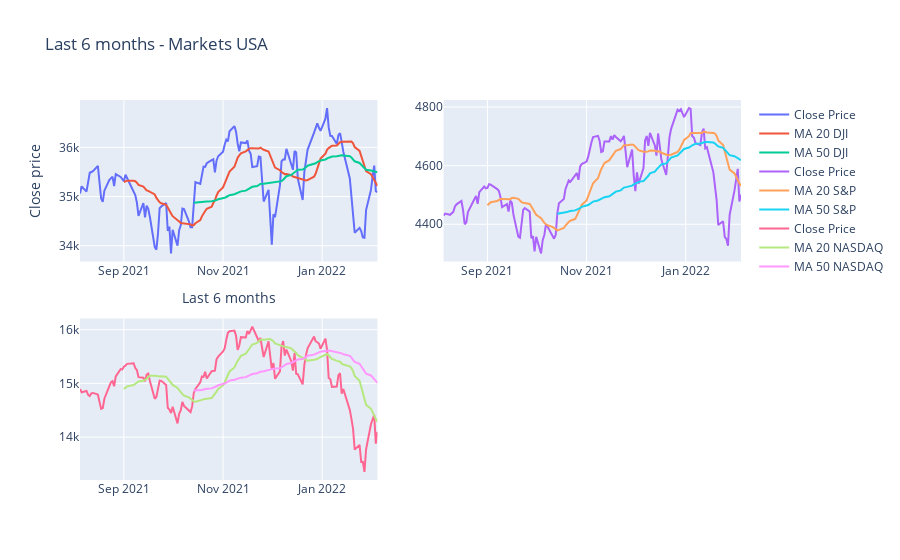

The cell this chart's notebook holds for it:
### Code cell
fig = make_subplots(rows=2, cols=2)

fig.add_trace(go.Scatter(x=data_mercados.index, y=data_mercados.Close['^DJI'], name='Close Price'), row=1, col=1)
fig.add_trace(go.Scatter(x=data_mercados.index, y=data_mercados['MA_20_DJ'], name='MA 20 DJI'),row=1, col=1)
fig.add_trace(go.Scatter(x=data_mercados.index, y=data_mercados['MA_50_DJ'], name='MA 50 DJI'),row=1, col=1)

fig.add_trace(go.Scatter(x=data_mercados.index, y=data_mercados.Close['^GSPC'], name='Close Price'), row=1, col=2)
fig.add_trace(go.Scatter(x=data_mercados.index, y=data_mercados['MA_20_S&P'], name='MA 20 S&P'),row=1, col=2)
fig.add_trace(go.Scatter(x=data_mercados.index, y=data_mercados['MA_50_S&P'], name='MA 50 S&P'), row=1, col=2)

fig.add_trace(go.Scatter(x=data_mercados.index, y=data_mercados.Close['^IXIC'], name='Close Price'), row=2, col=1)
fig.add_trace(go.Scatter(x=data_mercados.index, y=data_mercados['MA_20_NASDAQ'], name='MA 20 NASDAQ'),row=2, col=1)
fig.add_trace(go.Scatter(x=data_mercados.index, y=data_mercados['MA_50_NASDAQ'], name='MA 50 NASDAQ'), row=2, col=1)

fig.update_layout(title='Last 6 months - Markets USA')
fig.update_layout(xaxis_title='Last 6 months')
fig.update_layout(yaxis_title='Close price')

fig.show()
